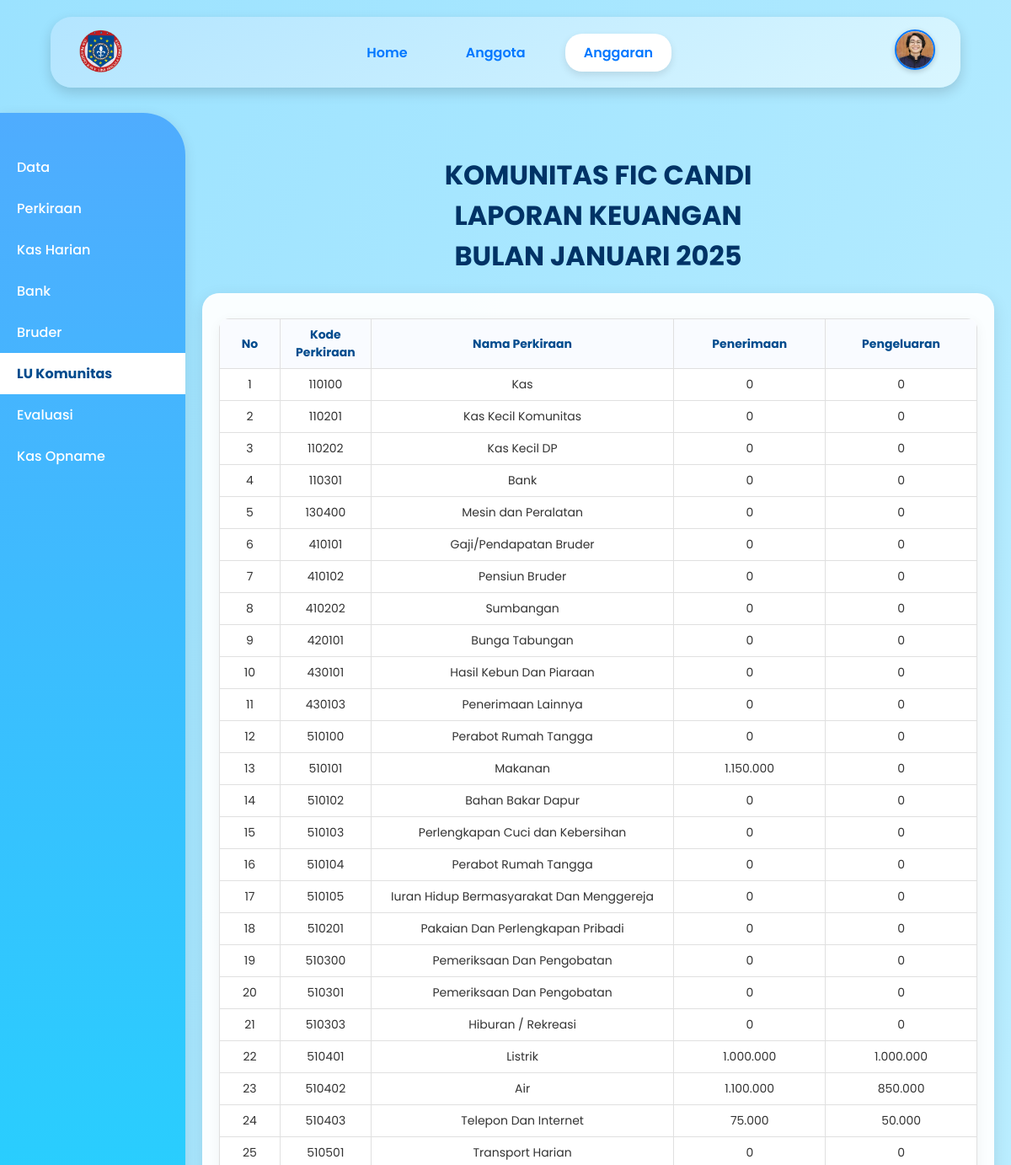
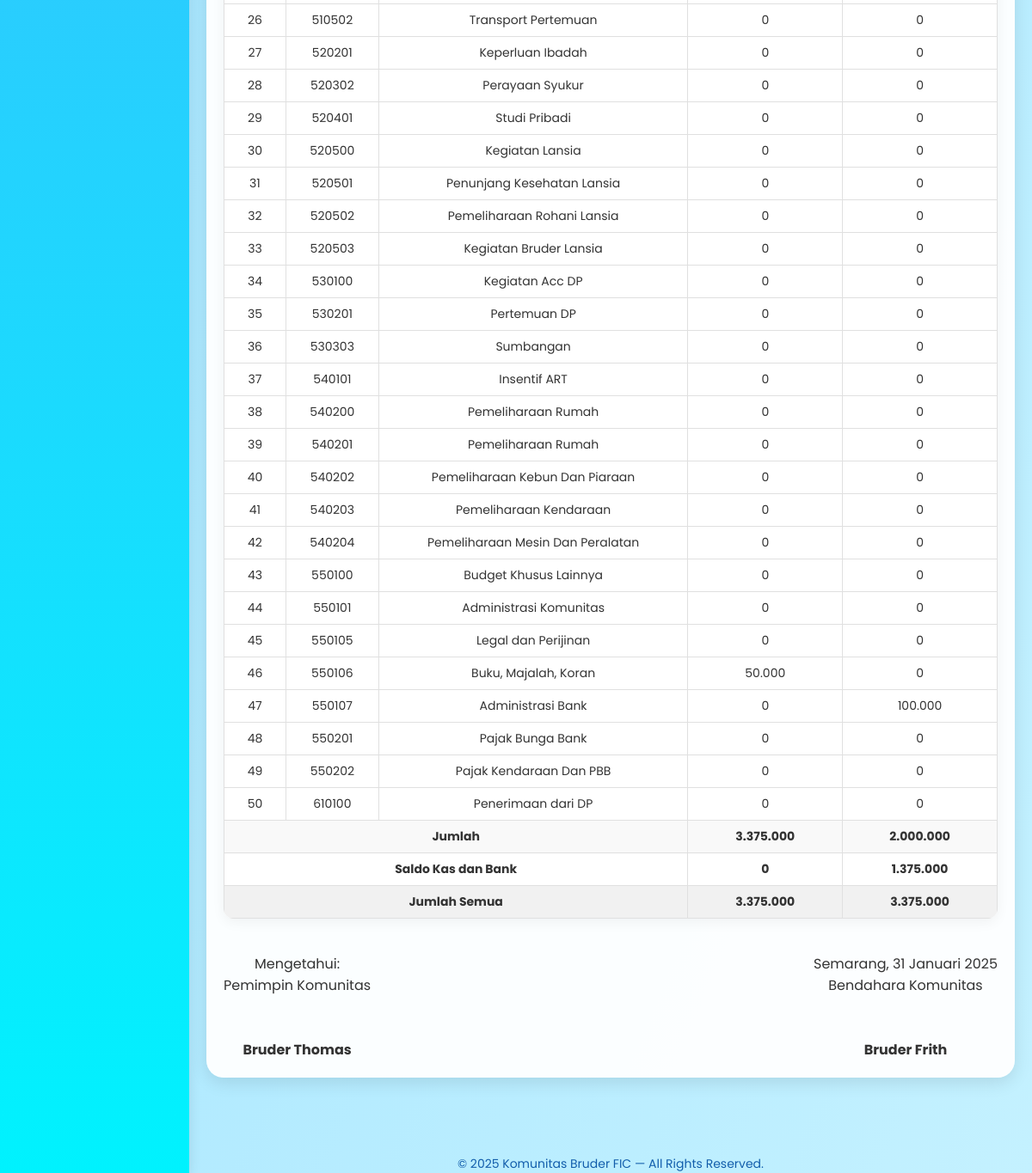
Screenshot of /anggaran_eco_lu.php (signed in) with the database file from the repository (2 pictures, top to bottom).
### tables this page shows
CREATE TABLE `data_bruder` (
  `ID_bruder` int(11) NOT NULL,
  `nama_bruder` varchar(100) DEFAULT NULL,
  `gambar_bruder` varchar(255) DEFAULT NULL,
  `ttl_bruder` date DEFAULT NULL,
  `alamat_bruder` text DEFAULT NULL,
  `tahun_masuk_postulan` year(4) DEFAULT NULL,
  `tahun_prasetia_pertama` year(4) DEFAULT NULL,
  `tahun_kaul_kekal` year(4) DEFAULT NULL,
  `riwayat_tugas` text DEFAULT NULL,
  `unit_kerja` varchar(100) DEFAULT NULL,
  `alamat` varchar(255) DEFAULT NULL,
  `no_telp` varchar(20) DEFAULT NULL,
  `email` varchar(100) DEFAULT NULL,
  `foto` varchar(100) DEFAULT NULL
);

CREATE TABLE `1_data` (
  `id_anggaran` int(11) NOT NULL,
  `nama_pemimpinlokal` varchar(100) NOT NULL,
  `nama_bendaharakomunitas` varchar(100) NOT NULL,
  `nama_kota` enum('Jakarta','Bandung','Yogyakarta','Semarang') NOT NULL,
  `pos_A` decimal(10,2) DEFAULT 0.00,
  `pos_B` decimal(10,2) DEFAULT 0.00,
  `pos_C` decimal(15,2) DEFAULT 0.00,
  `pos_D` decimal(15,2) DEFAULT 0.00,
  `pos_E` decimal(15,2) DEFAULT 0.00,
  `pos_F` decimal(15,2) DEFAULT 0.00,
  `pos_G` decimal(15,2) DEFAULT 0.00,
  `pos_H` decimal(15,2) DEFAULT 0.00,
  `pos_I` decimal(15,2) DEFAULT 0.00,
  `pos_1` decimal(15,2) DEFAULT 0.00,
  `pos_2` decimal(15,2) DEFAULT 0.00,
  `pos_3` decimal(15,2) DEFAULT 0.00,
  `pos_4` decimal(15,2) DEFAULT 0.00,
  `pos_5` decimal(15,2) DEFAULT 0.00,
  `pos_6` decimal(15,2) DEFAULT 0.00,
  `pos_7` decimal(15,2) DEFAULT 0.00,
  `pos_8` decimal(15,2) DEFAULT 0.00,
  `pos_9` decimal(15,2) DEFAULT 0.00,
  `pos_10` decimal(15,2) DEFAULT 0.00,
  `pos_11` decimal(15,2) DEFAULT 0.00,
  `pos_12` decimal(15,2) DEFAULT 0.00,
  `pos_13` decimal(15,2) DEFAULT 0.00,
  `pos_14` decimal(15,2) DEFAULT 0.00,
  `pos_15` decimal(15,2) DEFAULT 0.00,
  `pos_16` decimal(15,2) DEFAULT 0.00,
  `pos_17` decimal(15,2) DEFAULT 0.00,
  `pos_18` decimal(15,2) DEFAULT 0.00,
  `pos_19` decimal(15,2) DEFAULT 0.00,
  `pos_20` decimal(15,2) DEFAULT 0.00,
  `pos_21` decimal(15,2) DEFAULT 0.00,
  `pos_22` decimal(15,2) DEFAULT 0.00,
  `pos_23` decimal(15,2) DEFAULT 0.00,
  `pos_24` decimal(15,2) DEFAULT 0.00,
  `pos_25` decimal(15,2) DEFAULT 0.00,
  `pos_26` decimal(15,2) DEFAULT 0.00,
  `pos_27` decimal(15,2) DEFAULT 0.00,
  `pos_28` decimal(15,2) DEFAULT 0.00,
  `pos_29` decimal(15,2) DEFAULT 0.00,
  `pos_30` decimal(15,2) DEFAULT 0.00,
  `pos_31` decimal(15,2) DEFAULT 0.00,
  `pos_32` decimal(15,2) DEFAULT 0.00,
  `pos_33` decimal(15,2) DEFAULT 0.00,
  `pos_34` decimal(15,2) DEFAULT 0.00,
  `pos_35` decimal(15,2) DEFAULT 0.00,
  `pos_36` decimal(15,2) DEFAULT 0.00,
  `pos_37` decimal(15,2) DEFAULT 0.00,
  `pos_38` decimal(15,2) DEFAULT 0.00,
  `jumlah_penerimaan` decimal(15,2) DEFAULT 0.00,
  `jumlah_beban` decimal(15,2) DEFAULT 0.00
);

### anggaran_eco_lu.php (the view, shortened to what this page needs)
<?php
try {
    $pdo = new PDO("mysql:host=localhost;dbname=ibd_kelompok6_brd", "root", "");
    $pdo->setAttribute(PDO::ATTR_ERRMODE, PDO::ERRMODE_EXCEPTION);
    $stmt = $pdo->prepare("
        SELECT db.foto
        FROM login_bruder lb
        LEFT JOIN data_bruder db ON lb.ID_bruder = db.ID_bruder
        WHERE lb.ID_bruder = ?
    ");
    $stmt->execute([$_SESSION['ID_bruder']]);
    $user = $stmt->fetch(PDO::FETCH_ASSOC);
    $foto = !empty($user['foto']) ? $user['foto'] : 'default.png';
} catch (PDOException $e) {
    die("Koneksi atau query gagal: " . $e->getMessage());
}
?>
<!DOCTYPE html>
<html lang="id">
<head>
</head>
<body>
    <header>
            <img src="foto/logo.png" alt="Logo" class="logo">
            <nav>
                <a href="dashboard_eco.php">Home</a>
                <a href="anggota.php">Anggota</a>
                <a href="anggaran_eco.php" class="active">Anggaran</a>
            </nav>
            <div class="profile-wrapper" onclick="toggleDropdown()">
                <img src="foto/<?= htmlspecialchars($foto) ?>" alt="Profile" class="profile-pic">
            </div>
        </header>
        <div class="container">
            <div class="sidebar">
                <a href="anggaran_eco.php">Data</a>
                <a href="anggaran_eco_perkiraan.php">Perkiraan</a>
                <a href="anggaran_eco_kas.php">Kas Harian</a>
                <a href="anggaran_eco_bank.php">Bank</a>
                <a href="anggaran_eco_bruder.php">Bruder</a>
                <a href="anggaran_eco_lu.php" class="active">LU Komunitas</a>
                <a href="anggaran_eco_evaluasi.php">Evaluasi</a>
                <a href="anggaran_eco_opname.php">Kas Opname</a>
            </div>
            <div class="main">
                <main>
                    <h1>KOMUNITAS FIC CANDI<br>LAPORAN KEUANGAN<br>BULAN JANUARI 2025</h1>
                    <div class="card">
                <?php
                $query = "
                    SELECT
                        p.kode AS kode_perkiraan,
                        p.akun AS nama_perkiraan,
                        COALESCE(SUM(l.nominal_pemasukan), 0) AS penerimaan,
                        COALESCE(SUM(l.nominal_pengeluaran), 0) AS pengeluaran
                    FROM 2_perkiraan p
                    LEFT JOIN 6_lu_komunitas l ON p.ID_pos = l.id_pos
                    GROUP BY p.ID_pos, p.kode, p.akun
                    ORDER BY CAST(p.kode AS UNSIGNED)
                ";
                $stmt = $pdo->query($query);
                $dataLaporan = $stmt->fetchAll(PDO::FETCH_ASSOC);
                $stmt2 = $pdo->query("SELECT nama_pemimpinlokal, nama_bendaharakomunitas FROM 1_data WHERE nama_kota='Semarang' LIMIT 1");
                $kom = $stmt2->fetch(PDO::FETCH_ASSOC);
                ?>
                <table>
                    <thead>
                        <tr>
                            <th>No</th>
                            <th>Kode Perkiraan</th>
                            <th>Nama Perkiraan</th>
                            <th>Penerimaan</th>
                            <th>Pengeluaran</th>
                        </tr>
                    </thead>
                    <tbody>
                        <?php
                        $no = 1;
                        $total_penerimaan = 0;
                        $total_pengeluaran = 0;
                        foreach ($dataLaporan as $row):
                            $total_penerimaan += $row['penerimaan'];
                            $total_pengeluaran += $row['pengeluaran'];
                        ?>
                        <tr>
                            <td><?= $no++ ?></td>
                            <td><?= htmlspecialchars($row['kode_perkiraan']) ?></td>
                            <td><?= htmlspecialchars($row['nama_perkiraan']) ?></td>
                            <td><?= number_format($row['penerimaan'], 0, ',', '.') ?></td>
                            <td><?= number_format($row['pengeluaran'], 0, ',', '.') ?></td>
                        </tr>
                        <?php endforeach; ?>
                        <tr style="font-weight:bold; background:#f9f9f9;">
                            <td colspan="3">Jumlah</td>
                            <td><?= number_format($total_penerimaan, 0, ',', '.') ?></td>
                            <td><?= number_format($total_pengeluaran, 0, ',', '.') ?></td>
                        </tr>
                        <tr style="font-weight:bold; background:#fff;">
                            <td colspan="3">Saldo Kas dan Bank</td>
                            <td><?= number_format(0, 0, ',', '.') ?></td>
                            <td><?= number_format($total_penerimaan - $total_pengeluaran, 0, ',', '.') ?></td>
                        </tr>
                        <tr style="font-weight:bold; background:#f1f1f1;">
                            <td colspan="3">Jumlah Semua</td>
                            <td><?= number_format($total_penerimaan, 0, ',', '.') ?></td>
                            <td><?= number_format($total_penerimaan, 0, ',', '.') ?></td>
                        </tr>
                    </tbody>
                </table>
                <div style="margin-top:40px; display:flex; justify-content:space-between;">
                    <div>
                        Mengetahui:<br>
                        Pemimpin Komunitas<br><br><br>
                        <strong><?= htmlspecialchars($kom['nama_pemimpinlokal'] ?? '-') ?></strong>
                    </div>
                    <div>
                        Semarang, 31 Januari 2025<br>
                        Bendahara Komunitas<br><br><br>
                        <strong><?= htmlspecialchars($kom['nama_bendaharakomunitas'] ?? '-') ?></strong>
                    </div>
                </div>
                </div>
            </main>
<footer>
    © <?= date('Y') ?> Komunitas Bruder FIC — All Rights Reserved.
</footer>
        </div>
    </div>
</body>
</html>

### anggaran_eco_lu.php (style rules this page uses)
* { margin: 0; padding: 0; box-sizing: border-box; }
body { font-family: 'Poppins', sans-serif; background: linear-gradient(to bottom right, #9be2ff, #c4f1ff); color: #333; }
header { background: linear-gradient(145deg, #b3e5ff, #d9f6ff); box-shadow: 0 6px 15px rgba(0,0,0,0.15); padding: 12px 30px; display: flex; align-items: center; justify-content: space-between; position: sticky; top: 0; z-index: 1000; border-radius: 25px; margin: 20px auto; width: 90%; }
.logo { height: 60px; }
nav { display: flex; gap: 25px; }
nav a { color: #0077ff; font-weight: 600; text-decoration: none; padding: 10px 22px; border-radius: 20px; transition: all 0.3s ease; }
nav a.active { background: white; color: #0077ff; box-shadow: 0 4px 10px rgba(0,0,0,0.1); }
.profile-wrapper { position: relative; cursor: pointer; }
.profile-pic { width: 48px; height: 48px; border-radius: 50%; object-fit: cover; border: 2px solid #0077ff; box-shadow: 0 2px 6px rgba(0,0,0,0.2); }
main { padding: 40px 20px; max-width: 1200px; margin: auto; text-align: center; }
.sidebar { width: 220px; background: linear-gradient(180deg, #4facfe, #00f2fe); color: white; min-height: 100vh; padding: 40px 0; flex-shrink: 0; margin-top: 10px; border-top-right-radius: 50px; box-shadow: 0 4px 15px rgba(0,0,0,0.1); }
.sidebar a { display: block; padding: 12px 20px; color: white; text-decoration: none; font-weight: 500; transition: all 0.3s ease; }
.sidebar a.active { background: white; color: #004b8d; font-weight: bold; }
.main { flex: 1; }
.card { background: rgba(255, 255, 255, 0.95); padding: 20px; border-radius: 20px; box-shadow: 0 6px 20px rgba(0, 0, 0, 0.1); margin-top: 20px; }
h1, h2 { text-align: center; margin: 20px 0; color: #003366; }
table { width: 100%; border-collapse: collapse; table-layout: fixed; margin-top: 10px; background: white; border-radius: 12px; overflow: hidden; box-shadow: 0 4px 15px rgba(0,0,0,0.05); }
th, td { border: 1px solid #e0e0e0; padding: 8px; text-align: center; font-size: 14px; word-wrap: break-word; }
th { background: #f9fbff; color: #004b8d; }
.container { display: flex; min-height: 100vh; }
footer { margin-top: 50px; text-align: center; color: #004fa3; opacity: 0.9; font-size: 14px; }
th:nth-child(1), td:nth-child(1) { width: 8%; }
th:nth-child(2), td:nth-child(2) { width: 12%; }
th:nth-child(3), td:nth-child(3) { width: 40%; }
th:nth-child(4), td:nth-child(4) { width: 20%; }
th:nth-child(5), td:nth-child(5) { width: 20%; }

### rows the page displays
data_bruder: foto (picture)
1_data: nama_pemimpinlokal "Bruder Thomas", nama_bendaharakomunitas "Bruder Frith"

### other values shown
$row['kode_perkiraan'] "110100"
$row['nama_perkiraan'] "Kas"
$row['penerimaan'] "0"
$row['pengeluaran'] "0"
$row['kode_perkiraan'] "110201"
$row['nama_perkiraan'] "Kas Kecil Komunitas"
$row['kode_perkiraan'] "110202"
$row['nama_perkiraan'] "Kas Kecil DP"
$row['kode_perkiraan'] "110301"
$row['nama_perkiraan'] "Bank"
$row['kode_perkiraan'] "130400"
$row['nama_perkiraan'] "Mesin dan Peralatan"
$row['kode_perkiraan'] "410101"
$row['nama_perkiraan'] "Gaji/Pendapatan Bruder"
$row['kode_perkiraan'] "410102"
